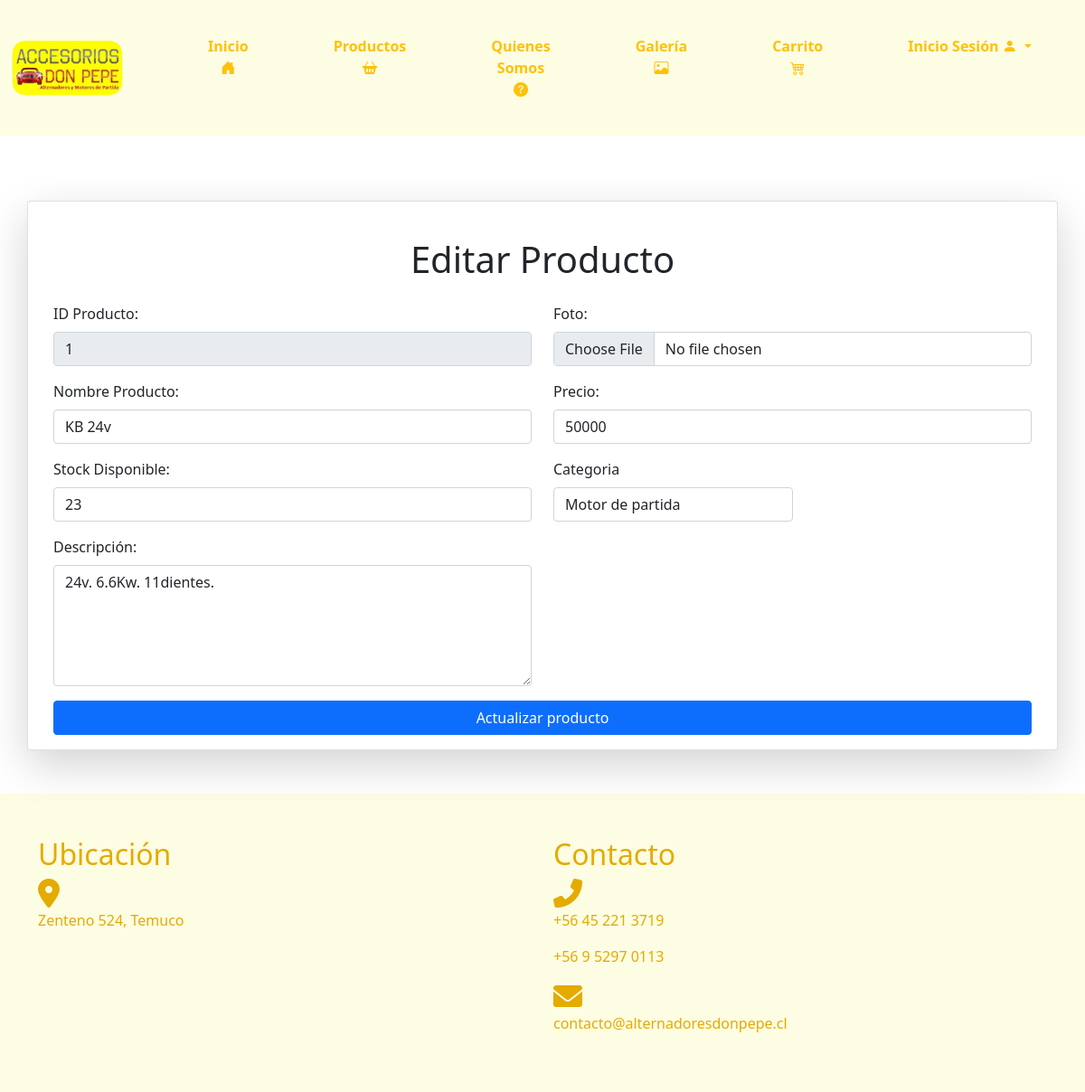
The app's page /editarproducto/1/ with its own data.
### core/models.py (models this page shows, shortened)
class Producto(models.Model):
    codProducto = models.IntegerField(primary_key=True)
    nombreP = models.CharField(max_length=100)
    stock = models.IntegerField()
    descipcion = models.CharField(max_length=500)
    foto = models.ImageField(upload_to="productos")  # Directorio de destino para las imágenes de los productos
    precio = models.IntegerField()
    categoria = models.ForeignKey(Categoria, on_delete=models.CASCADE)

### core/views.py (the view)
# urls.py: path('editarproducto/<id_producto>/', editarproducto, name="editarproducto"),
def editarproducto(request, id_producto):
    producto = Producto.objects.get(codProducto = id_producto)
    listaCategoria = Categoria.objects.all()
    contexto = {
        "producto" : producto,
        "listacategoria" : listaCategoria
    }
    return render(request, 'core/editarproducto.html', contexto)

### core/templatetags/custom_filters.py (called while the page is built)
@register.filter
def format_clp(value):
    try:
        return "${:,.0f}".format(value)
    except (ValueError, TypeError):
        return value

### core/templates/core/editarproducto.html (shortened to what this page needs)
{% load static %}
{% load custom_filters %}
<!DOCTYPE html>
<html lang="en">
<head>
    <link href="https://cdn.jsdelivr.net/npm/bootstrap@5.0.2/dist/css/bootstrap.min.css" rel="stylesheet"
>
    <link href="https://cdnjs.cloudflare.com/ajax/libs/font-awesome/6.0.0-beta3/css/all.min.css" rel="stylesheet">
    <link type="text/css" rel="stylesheet" href="{% static 'css/inicio.css' %}">
    <link href="https://cdn.jsdelivr.net/npm/bootstrap-icons/font/bootstrap-icons.css" rel="stylesheet">
</head>
<body>
    <nav class="navbar navbar-expand-lg navbar-light" style="background-color: #fdfde3;">
        <div class="container-fluid">
            <a class="navbar-brand" href="{% url 'inicio' %}">
                <img src="{% static 'img/logo-don-pepe.png' %}" class="logo" style="max-width: 80%;"
                    alt="Accesorios Don Pepe">
            </a>
            <div class="collapse navbar-collapse justify-content-end" id="navbarNav">
                <ul class="navbar-nav">
                    <li class="nav-item">
                        <a class="btn btn-outline-warning py-4 px-4 mx-2" href="{% url 'inicio' %}">
                            Inicio
                            <i class="bi bi-house-door-fill"></i>
                        </a>
                    </li>
                    <li class="nav-item">
                        <a class="btn btn-outline-warning py-4 px-4 mx-2" href="{% url 'productos' %}">
                            Productos
                            <i class="bi bi-basket2-fill"></i>
                        </a>
                    </li>
                    <li class="nav-item">
                        <a class="btn btn-outline-warning py-4 px-4 mx-2" href="{% url 'quienessomos' %}">
                            Quienes Somos
                            <i class="bi bi-question-circle-fill"></i>
                        </a>
                    </li>
                    <li class="nav-item">
                        <a class="btn btn-outline-warning py-4 px-4 mx-2" href="{% url 'galeria' %}">
                            Galería
                            <i class="bi bi-image"></i>
                        </a>
                    </li>
                    <li class="nav-item">
                        <a class="btn btn-outline-warning py-4 px-4 mx-2 position-relative" data-bs-toggle="modal" data-bs-target="#cartModal">
                            Carrito
                            <i class="bi bi-cart4"></i>
                        </a>
                    </li>
                    <li class="nav-item dropdown">
                        {% if user.is_authenticated %}
                        <div class="btn-group">
                            <button type="button" class="btn btn-outline-warning py-4 px-4 mx-2 dropdown-toggle"
                                data-bs-toggle="dropdown" style="font-weight: 700; border: 0px; border-radius: 10px;">
                                {% if user.is_superuser %}
                                Administrador
                                {% else %}
                                Hola {{ user.first_name }}
                                {% endif %}
                                <i class="bi bi-person-fill"></i>
                            </button>
                            <ul class="dropdown-menu"
                                style="margin-left: 25px; margin-top: -5px; background-color: #ffc107; border: 0px; border-radius: 10px;">
                                {% if user.is_superuser %}
                                <li><a class="dropdown-item"
                                        style="padding: 10px; color:black; background-color: #fdfde3;"
                                        href="{% url 'administrador' %}">Administrador</a></li>
                                {% else %}
                                <li><a class="dropdown-item"
                                        style="padding: 10px; color:black; background-color: #fdfde3;"
                                        href="{% url 'editarperfil' %}">Editar Perfil</a></li>
                                {% endif %}
                                <li><a class="dropdown-item"
                                        style="padding: 10px; color:black; background-color: #fdfde3;"
                                        href="{% url 'cerrarsesion' %}">Cerrar Sesión</a></li>
                            </ul>
                        </div>
                        {% else %}
                        <div class="btn-group">
                            <button type="button" class="btn btn-outline-warning py-4 px-4 mx-2 dropdown-toggle"
                                data-bs-toggle="dropdown" style="font-weight: 700; border: 0px; border-radius: 10px;">
                                Inicio Sesión
                                <i class="bi bi-person-fill"></i>
                            </button>
                        </div>
                        {% endif %}
                    </li>
                </ul>
            </div>
        </div>
    </nav>
    <br>
    <div class="container my-5">
        <div class="row">
            <div class="card shadow-lg">
                <div class="card-body">
                    <br>
                    <h1 class="text-center mb-4">Editar Producto</h1>
                    <form action="{% url 'actualizaproducto' %}" id="ingresarForm" method="POST" enctype="multipart/form-data">
                        <div class="row">
                            <div class="col-md-6">
                                <div class="mb-3">
                                    <label for="id" class="form-label">ID Producto:</label>
                                    <input value="{{producto.codProducto}}" type="text" class="form-control" id="id" name="id" readonly>
                                </div>
                                <div class="mb-3">
                                    <label for="nombre" class="form-label">Nombre Producto:</label>
                                    <input value="{{producto.nombreP}}" type="text" class="form-control" id="nombre" name="nombre" required>
                                </div>
                                <div class="mb-3">
                                    <label for="stock" class="form-label">Stock Disponible:</label>
                                    <input value="{{producto.stock}}" type="number" class="form-control" id="stock" name="stock" required>
                                </div>
                                <div class="mb-3">
                                    <label for="descripcion" class="form-label">Descripción:</label>
                                    <textarea class="form-control" id="descripcion" name="descripcion" cols="30" rows="5">{{producto.descipcion}}</textarea required>
                                </div>
                            </div>
                            <div class="col-md-6">
                                <div class="mb-3">
                                    <label for="imagen" class="form-label">Foto:</label>
                                    <input value="{{producto.foto.url}}" type="file" class="form-control" id="imagen" name="imagen">
                                </div>
                                <div class="mb-3">
                                    <label for="precio" class="form-label">Precio:</label>
                                    <input value="{{ producto.precio}}" type="number" class="form-control" id="precio" name="precio" required>
                                </div>
                                <div class="col-md-6 col-sm-12">
                                    <label class="form-label">Categoria</label>
                                    <select class="form-control" name="categoria" id="categoria" required>
                                        {% for i in listacategoria %}
                                            {% if i.idCategoria == producto.categoria.idCategoria %}
                                                <option value="{{ i.idCategoria }}" selected>{{ i.nombreCa }}</option>
                                            {% else %}
                                                <option value="{{ i.idCategoria }}">{{ i.nombreCa }}</option>
                                            {% endif %}
                                        {% endfor %}
                                    </select>
                                </div>
                            </div>
                        </div>
                        <div class="d-grid gap-2">
                            <button id="submit" type="submit" class="btn btn-primary">Actualizar producto</button>
                        </div>
                    </form>
                </div>
            </div>
        </div>
    </div>
   <div class="container-fluid py-5" style="background-color: #fdfde3; color: #e4ab00;">
    <div class="container">
        <div class="row">
            <div class="col-md-6">
                <h2>Ubicación</h2>
                <i class="fas fa-map-marker-alt fa-2x"></i>
                <p>Zenteno 524, Temuco</p>
            </div>
            <div class="col-md-6">
                <h2>Contacto</h2>
                <i class="fas fa-phone-alt fa-2x"></i>
                <p>+56 45 221 3719</p>
                <p>+56 9 5297 0113</p>
                <i class="fas fa-envelope fa-2x"></i>
                <p>contacto@alternadoresdonpepe.cl</p>
            </div>
        </div>
    </div>
</body>
</html>

### core/static/css/inicio.css (style rules this page uses)
.navbar { padding: 0%; }
.navbar-nav li { padding: 15px 15px; }
.navbar-nav li a { font-weight: 700; border: 0px; border-radius: 10px; }

### records on screen
Producto: id "1", nombre "KB 24v", stock "23", descripcion "24v. 6.6Kw. 11dientes.", precio "50000"

### other values on screen
form field categoria "Motor de partida"
